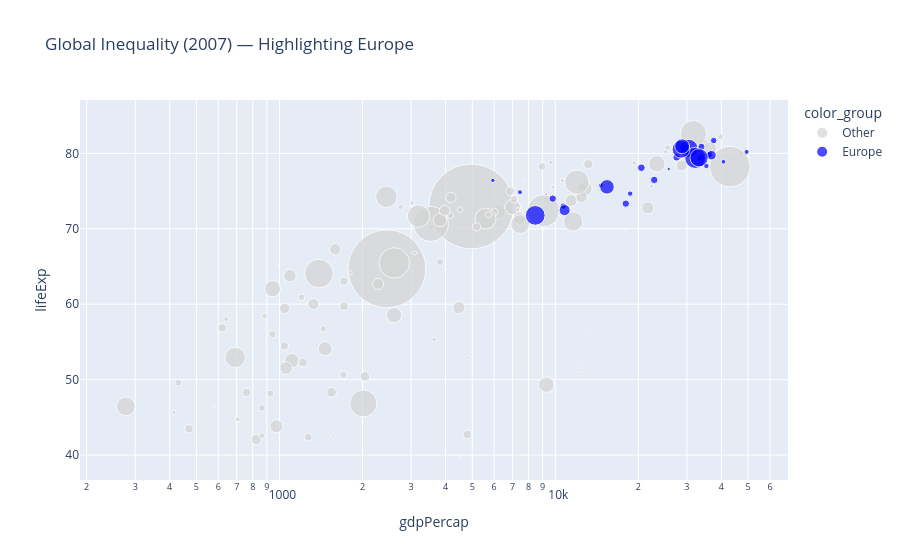

The notebook cell this image was saved under:
### Markdown cell above
## Task 2 — Bubble chart: tell a story

**What to build:** A bubble chart (full 2007 dataset, all countries) where:
- x = GDP per capita (log scale)
- y = life expectancy
- size = population
- colour = ONE continent highlighted (your choice), all others grey
- At least one annotation explaining the highlighted group's story

> This is the grey-and-highlight technique applied to a bubble chart.

### Code cell
# Task 2
# YOUR CODE HERE
# Filter for 2007
df_2007 = df[df['year'] == 2007]

# Choose continent to highlight
highlight_continent = "Europe"

# Create a color column (highlight vs others)
df_2007["color_group"] = df_2007["continent"].apply(
    lambda x: highlight_continent if x == highlight_continent else "Other"
)

# Define colors (minimal, accessible)
color_map = {
    highlight_continent: "blue",
    "Other": "lightgrey"
}

# Create bubble chart
fig2 = px.scatter(
    df_2007,
    x="gdpPercap",
    y="lifeExp",
    size="pop",
    color="color_group",
    color_discrete_map=color_map,
    hover_name="country",
    log_x=True,
    title=f"Global Inequality (2007) — Highlighting {highlight_continent}",
    size_max=60
)

# Add annotation (story insight)
fig2.add_annotation(
    text=f"{highlight_continent} clusters at higher income & life expectancy",
    x=30000,
    y=80,
    showarrow=True
)

fig2.show()

### Figure 1 — Plotly figure (JSON) as saved in the notebook; plotly's stock layout.template omitted (floating-point values rounded to 4 significant figures)
{"data": [{"hovertemplate": "<b>%{hovertext}</b><br><br>color_group=Other<br>gdpPercap=%{x}<br>lifeExp=%{y}<br>pop=%{marker.size}<extra></extra>", "hovertext": ["Afghanistan", "Algeria", "Angola", "Argentina", "Australia", "Bahrain", "Bangladesh", "Benin", "Bolivia", "Botswana", "Brazil", "Burkina Faso", "Burundi", "Cambodia", "Cameroon", "Canada", "Central African Republic", "Chad", "Chile", "China", "Colombia", "Comoros", "Congo, Dem. Rep.", "Congo, Rep.", "Costa Rica", "Cote d'Ivoire", "Cuba", "Djibouti", "Dominican Republic", "Ecuador", "Egypt", "El Salvador", "Equatorial Guinea", "Eritrea", "Ethiopia", "Gabon", "Gambia", "Ghana", "Guatemala", "Guinea", "Guinea-Bissau", "Haiti", "Honduras", "Hong Kong, China", "India", "Indonesia", "Iran", "Iraq", "Israel", "Jamaica", "Japan", "Jordan", "Kenya", "Korea, Dem. Rep.", "Korea, Rep.", "Kuwait", "Lebanon", "Lesotho", "Liberia", "Libya", "Madagascar", "Malawi", "Malaysia", "Mali", "Mauritania", "Mauritius", "Mexico", "Mongolia", "Morocco", "Mozambique", "Myanmar", "Namibia", "Nepal", "New Zealand", "Nicaragua", "Niger", "Nigeria", "Oman", "Pakistan", "Panama", "Paraguay", "Peru", "Philippines", "Puerto Rico", "Reunion", "Rwanda", "Sao Tome and Principe", "Saudi Arabia", "Senegal", "Sierra Leone", "Singapore", "Somalia", "South Africa", "Sri Lanka", "Sudan", "Swaziland", "Syria", "Taiwan", "Tanzania", "Thailand", "Togo", "Trinidad and Tobago", "Tunisia", "Uganda", "United States", "Uruguay", "Venezuela", "Vietnam", "West Bank and Gaza", "Yemen, Rep.", "Zambia", "Zimbabwe"], "legendgroup": "Other", "marker": {"color": "lightgrey", "size": [31889923, 33333216, 12420476, 40301927, 20434176, 708573, 150448339, 8078314, 9119152, 1639131, 190010647, 14326203, 8390505, 14131858, 17696293, 33390141, 4369038, 10238807, 16284741, 1318683096, 44227550, 710960, 64606759, 3800610, 4133884, 18013409, 11416987, 496374, 9319622, 13755680, 80264543, 6939688, 551201, 4906585, 76511887, 1454867, 1688359, 22873338, 12572928, 9947814, 1472041, 8502814, 7483763, 6980412, 1110396331, 223547000, 69453570, 27499638, 6426679, 2780132, 127467972, 6053193, 35610177, 23301725, 49044790, 2505559, 3921278, 2012649, 3193942, 6036914, 19167654, 13327079, 24821286, 12031795, 3270065, 1250882, 108700891, 2874127, 33757175, 19951656, 47761980, 2055080, 28901790, 4115771, 5675356, 12894865, 135031164, 3204897, 169270617, 3242173, 6667147, 28674757, 91077287, 3942491, 798094, 8860588, 199579, 27601038, 12267493, 6144562, 4553009, 9118773, 43997828, 20378239, 42292929, 1133066, 19314747, 23174294, 38139640, 65068149, 5701579, 1056608, 10276158, 29170398, 301139947, 3447496, 26084662, 85262356, 4018332, 22211743, 11746035, 12311143], "sizemode": "area", "sizeref": 366300.0, "symbol": "circle"}, "mode": "markers", "name": "Other", "orientation": "v", "showlegend": true, "type": "scatter", "x": [974.6, 6223.0, 4797.0, 12780.0, 34440.0, 29800.0, 1391.0, 1441.0, 3822.0, 12570.0, 9066.0, 1217.0, 430.1, 1714.0, 2042.0, 36320.0, 706.0, 1704.0, 13170.0, 4959.0, 7007.0, 986.1, 277.6, 3633.0, 9645.0, 1545.0, 8948.0, 2082.0, 6025.0, 6873.0, 5581.0, 5728.0, 12150.0, 641.4, 690.8, 13210.0, 752.7, 1328.0, 5186.0, 942.7, 579.2, 1202.0, 3548.0, 39720.0, 2452.0, 3541.0, 11610.0, 4471.0, 25520.0, 7321.0, 31660.0, 4519.0, 1463.0, 1593.0, 23350.0, 47310.0, 10460.0, 1569.0, 414.5, 12060.0, 1045.0, 759.3, 12450.0, 1043.0, 1803.0, 10960.0, 11980.0, 3096.0, 3820.0, 823.7, 944.0, 4811.0, 1091.0, 25190.0, 2749.0, 619.7, 2014.0, 22320.0, 2606.0, 9809.0, 4173.0, 7409.0, 3190.0, 19330.0, 7670.0, 863.1, 1598.0, 21650.0, 1712.0, 862.5, 47140.0, 926.1, 9270.0, 3970.0, 2602.0, 4513.0, 4185.0, 28720.0, 1107.0, 7458.0, 883.0, 18010.0, 7093.0, 1056.0, 42950.0, 10610.0, 11420.0, 2442.0, 3025.0, 2281.0, 1271.0, 469.7], "xaxis": "x", "y": [43.83, 72.3, 42.73, 75.32, 81.23, 75.64, 64.06, 56.73, 65.55, 50.73, 72.39, 52.3, 49.58, 59.72, 50.43, 80.65, 44.74, 50.65, 78.55, 72.96, 72.89, 65.15, 46.46, 55.32, 78.78, 48.33, 78.27, 54.79, 72.23, 74.99, 71.34, 71.88, 51.58, 58.04, 52.95, 56.73, 59.45, 60.02, 70.26, 56.01, 46.39, 60.92, 70.2, 82.21, 64.7, 70.65, 70.96, 59.55, 80.75, 72.57, 82.6, 72.53, 54.11, 67.3, 78.62, 77.59, 71.99, 42.59, 45.68, 73.95, 59.44, 48.3, 74.24, 54.47, 64.16, 72.8, 76.19, 66.8, 71.16, 42.08, 62.07, 52.91, 63.78, 80.2, 72.9, 56.87, 46.86, 75.64, 65.48, 75.54, 71.75, 71.42, 71.69, 78.75, 76.44, 46.24, 65.53, 72.78, 63.06, 42.57, 79.97, 48.16, 49.34, 72.4, 58.56, 39.61, 74.14, 78.4, 52.52, 70.62, 58.42, 69.82, 73.92, 51.54, 78.24, 76.38, 73.75, 74.25, 73.42, 62.7, 42.38, 43.49], "yaxis": "y"}, {"hovertemplate": "<b>%{hovertext}</b><br><br>color_group=Europe<br>gdpPercap=%{x}<br>lifeExp=%{y}<br>pop=%{marker.size}<extra></extra>", "hovertext": ["Albania", "Austria", "Belgium", "Bosnia and Herzegovina", "Bulgaria", "Croatia", "Czech Republic", "Denmark", "Finland", "France", "Germany", "Greece", "Hungary", "Iceland", "Ireland", "Italy", "Montenegro", "Netherlands", "Norway", "Poland", "Portugal", "Romania", "Serbia", "Slovak Republic", "Slovenia", "Spain", "Sweden", "Switzerland", "Turkey", "United Kingdom"], "legendgroup": "Europe", "marker": {"color": "blue", "size": [3600523, 8199783, 10392226, 4552198, 7322858, 4493312, 10228744, 5468120, 5238460, 61083916, 82400996, 10706290, 9956108, 301931, 4109086, 58147733, 684736, 16570613, 4627926, 38518241, 10642836, 22276056, 10150265, 5447502, 2009245, 40448191, 9031088, 7554661, 71158647, 60776238], "sizemode": "area", "sizeref": 366300.0, "symbol": "circle"}, "mode": "markers", "name": "Europe", "orientation": "v", "showlegend": true, "type": "scatter", "x": [5937.0, 36130.0, 33690.0, 7446.0, 10680.0, 14620.0, 22830.0, 35280.0, 33210.0, 30470.0, 32170.0, 27540.0, 18010.0, 36180.0, 40680.0, 28570.0, 9254.0, 36800.0, 49360.0, 15390.0, 20510.0, 10810.0, 9787.0, 18680.0, 25770.0, 28820.0, 33860.0, 37510.0, 8458.0, 33200.0], "xaxis": "x", "y": [76.42, 79.83, 79.44, 74.85, 73.0, 75.75, 76.49, 78.33, 79.31, 80.66, 79.41, 79.48, 73.34, 81.76, 78.89, 80.55, 74.54, 79.76, 80.2, 75.56, 78.1, 72.48, 74.0, 74.66, 77.93, 80.94, 80.88, 81.7, 71.78, 79.42], "yaxis": "y"}], "layout": {"annotations": [{"showarrow": true, "text": "Europe clusters at higher income & life expectancy", "x": 30000, "y": 80}], "legend": {"itemsizing": "constant", "title": {"text": "color_group"}, "tracegroupgap": 0}, "title": {"text": "Global Inequality (2007) — Highlighting Europe"}, "xaxis": {"anchor": "y", "domain": [0, 1], "title": {"text": "gdpPercap"}, "type": "log"}, "yaxis": {"anchor": "x", "domain": [0, 1], "title": {"text": "lifeExp"}}}}
